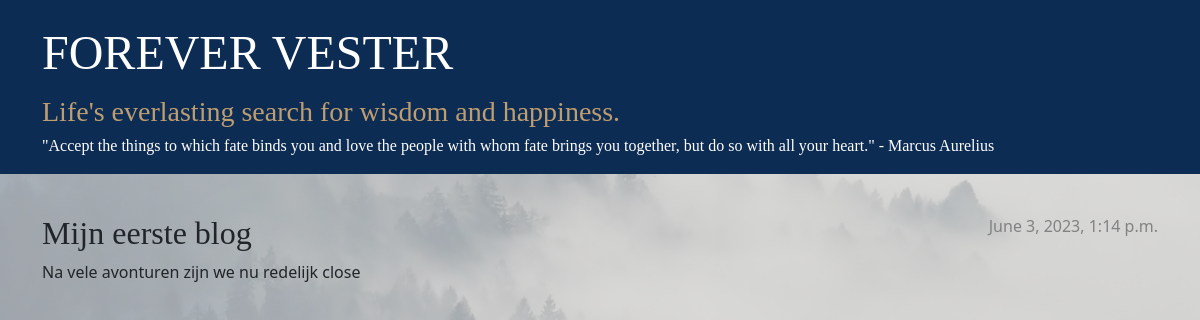
/post/1/, run on an earlier commit of the app's database.
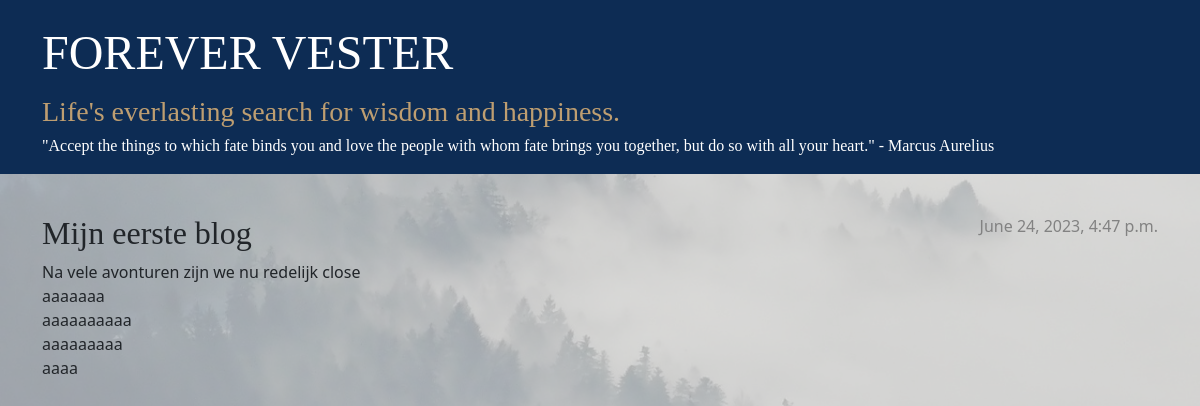
And on a later commit of the database.
### blog/models.py (models this page shows, shortened)
class Post(models.Model):
    author = models.ForeignKey(settings.AUTH_USER_MODEL, on_delete=models.CASCADE)
    title = models.CharField(max_length=200)
    text = models.TextField()
    created_date = models.DateTimeField(default=timezone.now)
    published_date = models.DateTimeField(blank=True, null=True)

### blog/views.py (the view)
# urls.py: path('post/<int:pk>/', views.post_detail, name='post_detail'),
def post_detail(request, pk):
    post = get_object_or_404(Post, pk=pk)
    return render(request, 'blog/post_detail.html', {'post': post})

### blog/templates/blog/post_detail.html (shortened to what this page needs)
{% extends 'blog/base.html' %}
{% block content %}
    <article class="post">
        {% if post.published_date %}
            <time class="date">
                {{ post.published_date }}
            </time>
        {% endif %}
        <h2>{{ post.title }}</h2>
        <p>{{ post.text|linebreaksbr }}</p>
    </article>
{% endblock %}

### blog/templates/blog/base.html (shortened to what this page needs)
{% load static %}
<!DOCTYPE html>
<html>
<head>
    <link rel="stylesheet" href="https://cdn.jsdelivr.net/npm/bootstrap@5.1.3/dist/css/bootstrap.min.css">
    <link rel="stylesheet" href="{% static 'css/blog.css' %}">
    </head>
    <body>
        <header class="page-header">
            <div class="container header">
                <h1><a href="/">FOREVER VESTER</a></h1>
                <h2>Life's everlasting search for wisdom and happiness.</h2>
                <h3>"Accept the things to which fate binds you and love the people with whom fate brings you together, but do so with all your heart." - Marcus Aurelius</h3>
            </div>
        </header>
        <main class="content container">
            <div class="row">
                <div class="col">
                    {% block content %}
                    {% endblock %}
                </div>
            </div>
        </main>
    </body>
</html>

### blog/static/css/blog.css (style rules this page uses)
.page-header { background-color: #C25100; margin-top: 0; margin-bottom: 40px; padding: 20px 20px 20px 40px; }
.page-header h1, .page-header h1 a, .page-header h1 a:visited, .page-header h1 a:active { color: #ffffff; font-size: 36pt; text-decoration: none; }
h1, h2, h3, h4 { font-family: 'DM Serif Display', cursive; }
.date { color: #828282; }
.post { margin-bottom: 70px; }
.post > .date, .post > .actions { float: right; }

What changed in the data, as far as the page shows it:
changed Post "Mijn eerste blog": published_date "June 3, 2023, 1:14 p.m." → "June 24, 2023, 4:47 p.m."; text "Na vele avonturen zijn we nu redelijk close" → "Na vele avonturen zijn we nu redelijk close aaaaaaa aaaaaaaaaa aaaaaaaaa aaaa"
